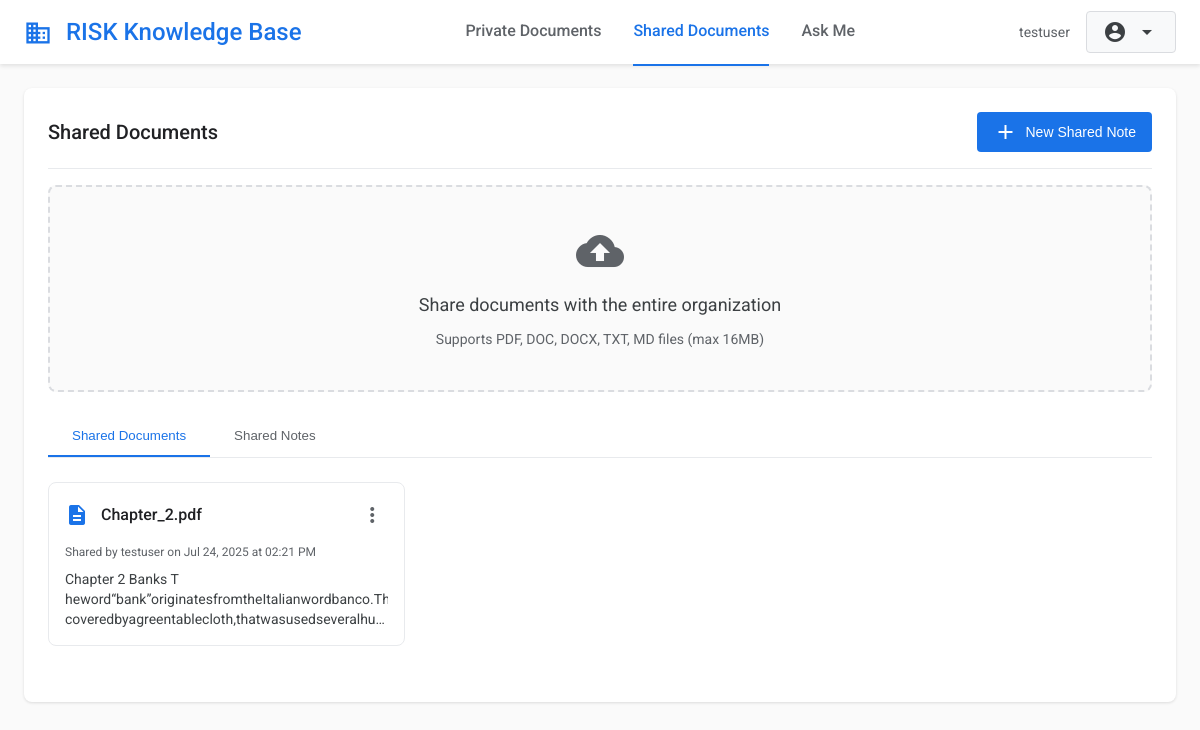
The app's page /shared_documents (signed in) with its own data.
### app.py (models this page shows, shortened)
class User(UserMixin, db.Model):
    id = db.Column(db.Integer, primary_key=True)
    username = db.Column(db.String(20), unique=True, nullable=False)
    email = db.Column(db.String(120), unique=True, nullable=False)
    password_hash = db.Column(db.String(80), nullable=False)
    is_admin = db.Column(db.Boolean, default=False)
    created_at = db.Column(db.DateTime, default=datetime.utcnow)

class Document(db.Model):
    id = db.Column(db.Integer, primary_key=True)
    filename = db.Column(db.String(255), nullable=False)
    original_filename = db.Column(db.String(255), nullable=False)
    file_path = db.Column(db.String(500), nullable=False)
    content = db.Column(db.Text)
    is_shared = db.Column(db.Boolean, default=False)
    user_id = db.Column(db.Integer, db.ForeignKey('user.id'), nullable=False)
    created_at = db.Column(db.DateTime, default=datetime.utcnow)
    updated_at = db.Column(db.DateTime, default=datetime.utcnow, onupdate=datetime.utcnow)
    user = db.relationship('User', backref=db.backref('documents', lazy=True))

### app.py (the view)
@app.route('/shared_documents')
@login_required
def shared_documents():
    documents = Document.query.filter_by(is_shared=True).all()
    notes = Note.query.filter_by(is_shared=True).all()
    return render_template('shared_documents.html', documents=documents, notes=notes)

### app.py (called while the page is built)
@login_manager.user_loader
def load_user(user_id):
    return User.query.get(int(user_id))

### templates/shared_documents.html (shortened to what this page needs)
{% extends "private_documents.html" %}
{% block content %}
<div class="card">
    <div class="card-header">
        <h1 class="card-title">Shared Documents</h1>
        <button class="btn btn-primary" onclick="showNoteForm()">
            <span class="material-icons">add</span>
            New Shared Note
        </button>
    </div>
    <div class="upload-area" onclick="document.getElementById('fileInput').click()"
         ondrop="handleDrop(event)" ondragover="handleDragOver(event)" ondragleave="handleDragLeave(event)">
        <div class="upload-icon material-icons">cloud_upload</div>
        <div class="upload-text">Share documents with the entire organization</div>
        <div class="upload-subtext">Supports PDF, DOC, DOCX, TXT, MD files (max 16MB)</div>
    </div>
    <div class="tabs">
        <button class="tab active" onclick="switchTab('documents')">Shared Documents</button>
        <button class="tab" onclick="switchTab('notes')">Shared Notes</button>
    </div>
    <div class="tab-content active" id="documentsTab">
        <div class="documents-grid" id="documentsGrid">
            {% if documents %}
                {% for doc in documents %}
                <div class="document-card" onclick="viewDocument({{ doc.id }})">
                    <div class="document-header">
                        <div style="display: flex; align-items: center; flex: 1; min-width: 0;">
                            <span class="document-icon material-icons">description</span>
                            <span class="document-title">{{ doc.original_filename }}</span>
                        </div>
                        <div class="document-menu">
                            <button class="document-menu-btn" onclick="event.stopPropagation(); toggleDocumentMenu(this)">
                                <span class="material-icons">more_vert</span>
                            </button>
                        </div>
                    </div>
                    <div class="document-meta">
                        Shared by {{ doc.user.username }} on {{ doc.created_at.strftime('%b %d, %Y at %I:%M %p') }}
                    </div>
                    <div class="document-preview">
                        {{ doc.content[:200] }}{% if doc.content|length > 200 %}...{% endif %}
                    </div>
                </div>
                {% endfor %}
            {% else %}
                <div class="empty-state" style="grid-column: 1 / -1;">
                    <div class="material-icons">folder_shared</div>
                    <h3>No shared documents yet</h3>
                    <p>Be the first to share a document with the organization</p>
                </div>
            {% endif %}
        </div>
    </div>
</div>
{% endblock %}

### templates/base.html (shortened to what this page needs)
<!DOCTYPE html>
<html lang="en">
<head>
</head>
<body>
    <header class="header">
        <div class="header-content">
            <a href="{{ url_for('index') }}" class="logo">
                <span class="material-icons" style="font-size: 28px; vertical-align: middle; margin-right: 8px;">business</span>
                RISK Knowledge Base
            </a>
            {% if current_user.is_authenticated %}
            <nav class="nav-tabs">
                <a href="{{ url_for('private_documents') }}"
                   class="nav-tab {% if request.endpoint == 'private_documents' %}active{% endif %}">
                    Private Documents
                </a>
                <a href="{{ url_for('shared_documents') }}"
                   class="nav-tab {% if request.endpoint == 'shared_documents' %}active{% endif %}">
                    Shared Documents
                </a>
                <a href="{{ url_for('ask_me') }}"
                   class="nav-tab {% if request.endpoint == 'ask_me' %}active{% endif %}">
                    Ask Me
                </a>
            </nav>
            <div class="user-menu">
                <span class="user-info">{{ current_user.username }}</span>
                <div class="dropdown">
                    <button class="btn btn-secondary">
                        <span class="material-icons">account_circle</span>
                        <span class="material-icons">arrow_drop_down</span>
                    </button>
                </div>
            </div>
            {% endif %}
        </div>
    </header>
    <main class="container">
        {% block content %}{% endblock %}
    </main>
</body>
</html>

### templates/base.html (style rules this page uses)
* { margin: 0; padding: 0; box-sizing: border-box; }
body { font-family: 'Roboto', sans-serif; background-color: #fafafa; color: #202124; line-height: 1.6; }
.header { background: #fff; box-shadow: 0 2px 4px rgba(0,0,0,0.1); padding: 0 24px; position: sticky; top: 0; z-index: 1000; }
.header-content { display: flex; align-items: center; justify-content: space-between; max-width: 1200px; margin: 0 auto; height: 64px; }
.logo { font-size: 24px; font-weight: 500; color: #1a73e8; text-decoration: none; }
.nav-tabs { display: flex; gap: 32px; }
.nav-tab { padding: 20px 0; text-decoration: none; color: #5f6368; font-weight: 500; border-bottom: 2px solid transparent; transition: all 0.2s ease; }
.nav-tab.active { color: #1a73e8; border-bottom-color: #1a73e8; }
.user-menu { display: flex; align-items: center; gap: 16px; }
.user-info { color: #5f6368; font-size: 14px; }
.btn { padding: 8px 16px; border: none; border-radius: 4px; cursor: pointer; font-weight: 500; text-decoration: none; display: inline-flex; align-items: center; gap: 8px; transition: all 0.2s ease; font-size: 14px; }
.btn-primary { background: #1a73e8; color: white; }
.btn-secondary { background: #f8f9fa; color: #3c4043; border: 1px solid #dadce0; }
.container { max-width: 1200px; margin: 0 auto; padding: 24px; }
.card { background: white; border-radius: 8px; box-shadow: 0 1px 3px rgba(0,0,0,0.12); padding: 24px; margin-bottom: 24px; }
.card-header { display: flex; align-items: center; justify-content: space-between; margin-bottom: 16px; padding-bottom: 16px; border-bottom: 1px solid #e8eaed; }
.card-title { font-size: 20px; font-weight: 500; color: #202124; }
.material-icons { vertical-align: middle; }
.dropdown { position: relative; display: inline-block; }

### templates/private_documents.html (style rules this page uses)
.upload-area { border: 2px dashed #dadce0; border-radius: 8px; padding: 40px 20px; text-align: center; background: #fafafa; margin-bottom: 24px; transition: all 0.2s ease; cursor: pointer; }
.upload-icon { font-size: 48px; color: #5f6368; margin-bottom: 16px; }
.upload-text { font-size: 18px; color: #3c4043; margin-bottom: 8px; }
.upload-subtext { font-size: 14px; color: #5f6368; }
.tabs { display: flex; border-bottom: 1px solid #e8eaed; margin-bottom: 24px; }
.tab { padding: 12px 24px; background: none; border: none; cursor: pointer; color: #5f6368; font-weight: 500; border-bottom: 2px solid transparent; transition: all 0.2s ease; }
.tab.active { color: #1a73e8; border-bottom-color: #1a73e8; }
.tab-content { display: none; }
.tab-content.active { display: block; }
.documents-grid { display: grid; grid-template-columns: repeat(auto-fill, minmax(300px, 1fr)); gap: 16px; margin-bottom: 32px; }
.document-card { background: white; border: 1px solid #e8eaed; border-radius: 8px; padding: 16px; transition: all 0.2s ease; cursor: pointer; }
.document-header { display: flex; align-items: center; justify-content: space-between; margin-bottom: 12px; }
.document-icon { font-size: 24px; color: #1a73e8; margin-right: 12px; }
.document-title { font-weight: 500; color: #202124; font-size: 16px; flex: 1; white-space: nowrap; overflow: hidden; text-overflow: ellipsis; }
.document-menu { position: relative; }
.document-menu-btn { background: none; border: none; color: #5f6368; cursor: pointer; padding: 4px; border-radius: 4px; transition: background 0.2s ease; }
.document-meta { font-size: 12px; color: #5f6368; margin-bottom: 8px; }
.document-preview { font-size: 14px; color: #3c4043; line-height: 1.4; max-height: 60px; overflow: hidden; text-overflow: ellipsis; display: -webkit-box; -webkit-line-clamp: 3; -webkit-box-orient: vertical; }

### records on screen
User: username "testuser"
Document: original_filename "Chapter_2.pdf", user.username "testuser", created_at "Jul 24, 2025 at 02:21 PM", content "Chapter 2 Banks…"
